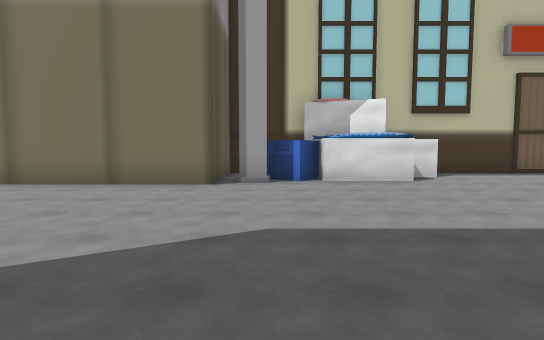
[1] (above)

17 first-person views from a walk through a Unity game level. The camera is 1.5 m above the floor, tilts 4° down and sees 80° across. The floor is counted in squares, 2 m on a side. Each view is taken from the middle of a square. On the plan, view 1 faces up. The plan holds only what a view shows up to about 11 squares ahead; the rest is blank. The place goes on beyond the plan. The player is left out.

[2]
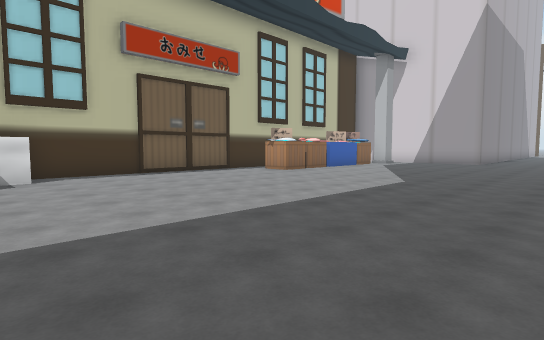

[3]
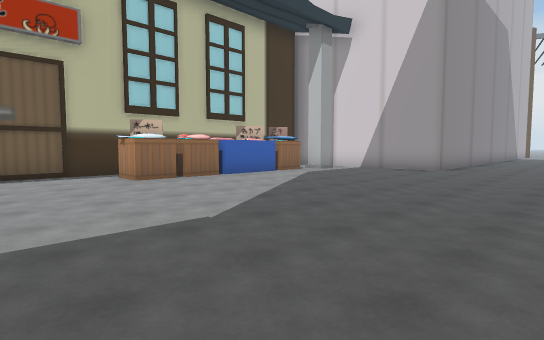

[4]
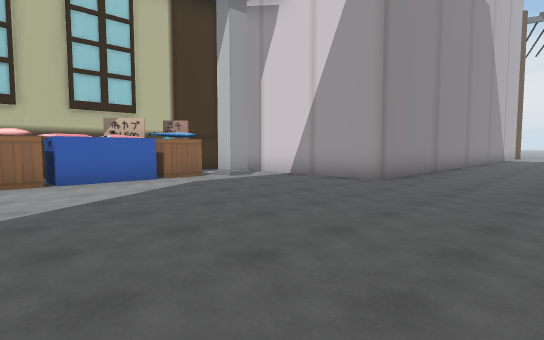

[5]
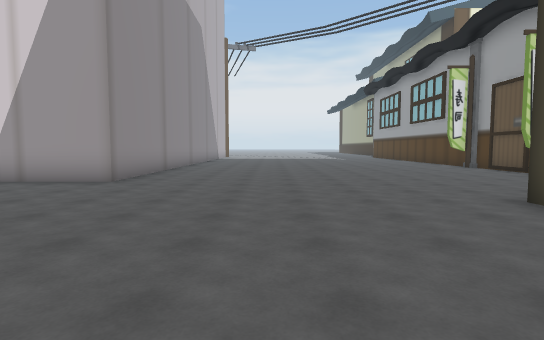

[6]
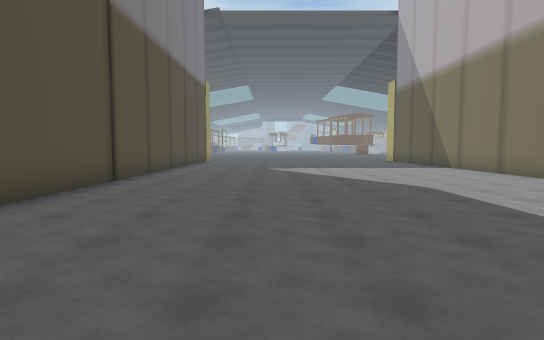

[7]
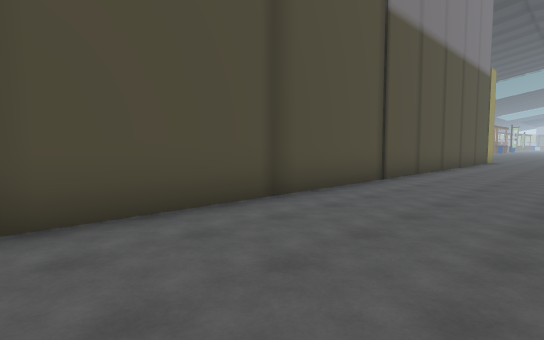

[8]
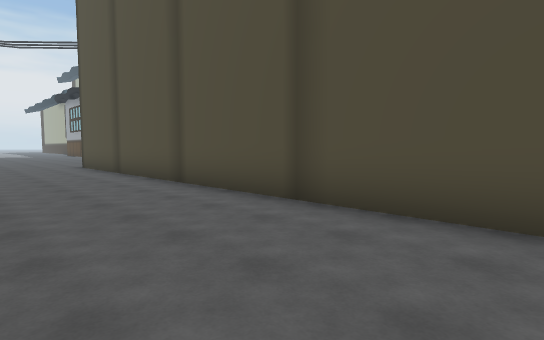

[9]
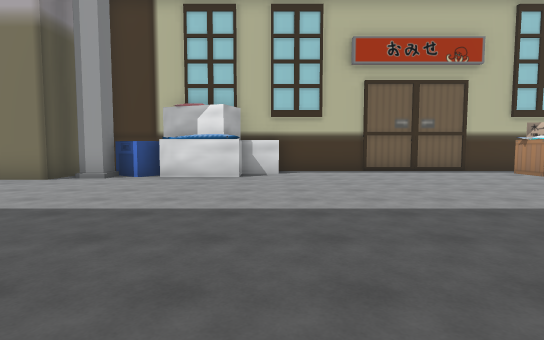

[10]
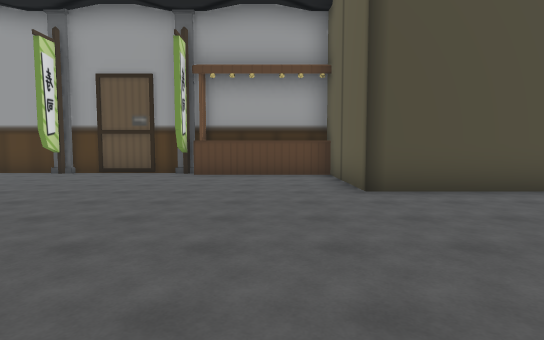

[11]
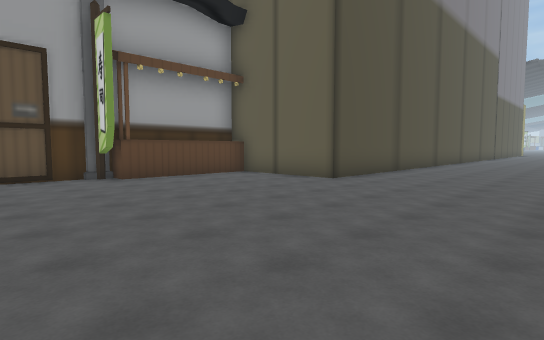

[12]
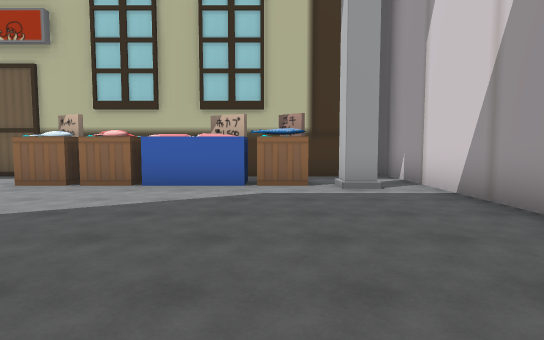

[13]
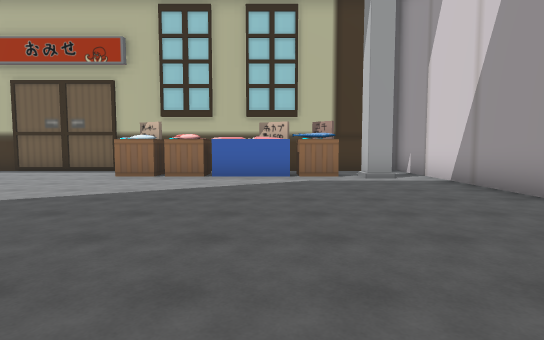

[14]
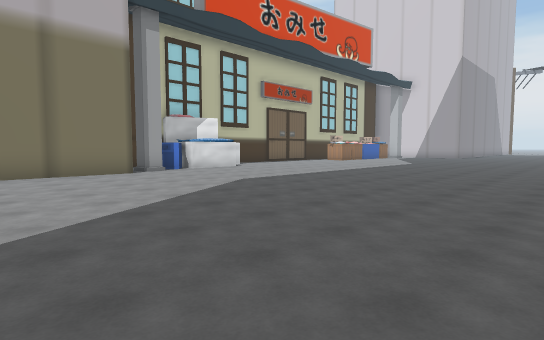

[15]
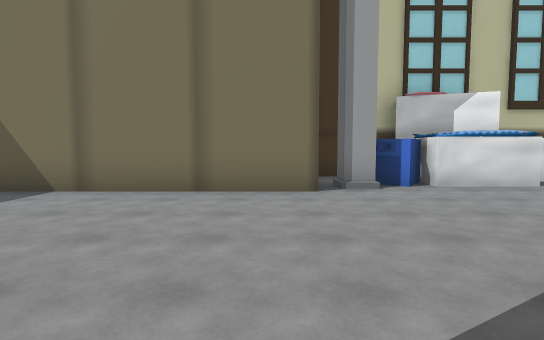

[16]
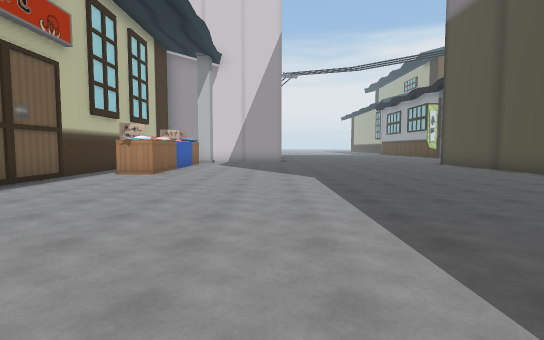

[17]
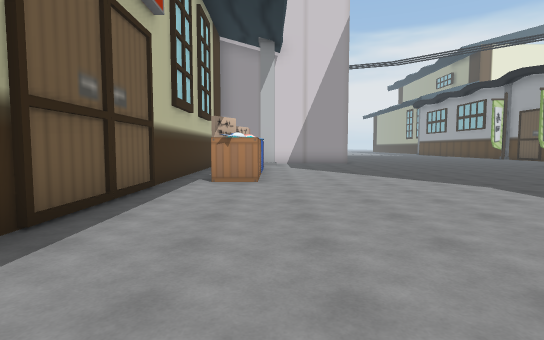

### Floor plan
Key: @ floor where view 1 was taken; # wall or solid block; . main floor; : floor 0.25 m higher than the main floor; ^ raised ledge; H house; B box.
Columns run from 5 left of view 1 to 23 right of it. Each row starts with its distance up from view 1.
 10     ##    ###############
  9    H..# BB..............#
  8    H.^#BB.......BBB##B..#
  7 HHHH.#.................:#
  6 ........................#
  5 ........................#
  4 ........................#####
  3 .............................
  2 .............................
  1 .............................
  0 .....@.......................
 -1 .............................
 -2 .............................
 -3 .............................
 -4 HHHH##################.......
 -5                      #.......
 -6                      #.......
 -7                      #####...
 -8                          ####

Positions as (right, up) in squares from view 1, and headings:
1: (0, 0), facing up
2: (3, 0), facing up-right
3: (8, 0), facing up-right
4: (12, 0), facing up-right
5: (12, 0), facing right
6: (6, 0), facing left
7: (6, 0), facing down-left
8: (3, 0), facing down-right
9: (4, -1), facing up
10: (18, 2), facing down
11: (23, 1), facing down-left
12: (16, 1), facing up
13: (15, -1), facing up
14: (-5, -3), facing up-right
15: (-2, 1), facing up
16: (2, 4), facing right
17: (4, 7), facing right
